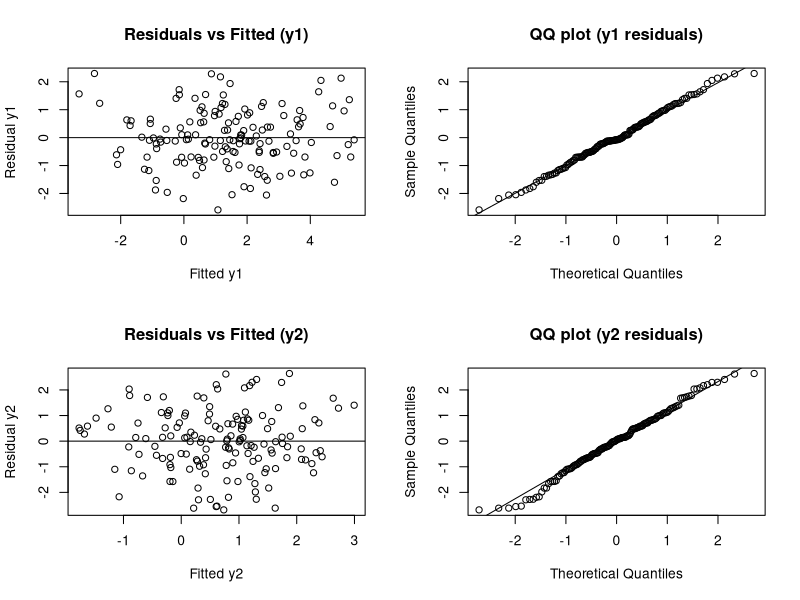

Source code (R):
# Multivariate-response linear regression in R
# Example: two continuous outcomes (y1, y2) regressed on predictors x1, x2
# Shows: fitting, coefficient extraction, residual covariance, joint (MANOVA-style) tests,
# and some basic diagnostics.

set.seed(123)

# -----------------------------
# 1) Simulate correlated outcomes
# -----------------------------
n <- 150

x1 <- rnorm(n)
x2 <- rbinom(n, size = 1, prob = 0.5)     # binary predictor
X  <- cbind(1, x1, x2)

# True coefficient matrix B: (intercept, x1, x2) x (y1, y2)
B <- matrix(c(
  1.0,  0.5,   # intercepts for y1,y2
  2.0, -1.0,   # x1 effects
  0.8,  0.2    # x2 effects
), nrow = 3, byrow = TRUE)

# Correlated errors: Sigma (2x2)
Sigma <- matrix(c(1.0, 0.6,
                  0.6, 1.5), nrow = 2, byrow = TRUE)

# Generate E ~ N(0, Sigma) row-wise
# Use Cholesky: if Z ~ N(0, I), then Z %*% chol(Sigma) has cov Sigma
Z <- matrix(rnorm(n * 2), n, 2)
E <- Z %*% chol(Sigma)

# Generate responses Y = X B + E
Y <- X %*% B + E
colnames(Y) <- c("y1", "y2")

dat <- data.frame(y1 = Y[,1], y2 = Y[,2], x1 = x1, x2 = factor(x2))

# -----------------------------
# 2) Fit multivariate response regression
# -----------------------------
# In base R, fit with lm() using cbind(y1, y2) on the LHS
fit <- lm(cbind(y1, y2) ~ x1 + x2, data = dat)

# Inspect fitted object
summary(fit)          # gives separate univariate summaries for each response
coef(fit)             # coefficient matrix: predictors x responses

# -----------------------------
# 3) Residual covariance estimate (Sigma_hat)
# -----------------------------
# Residuals are n x q matrix
R <- residuals(fit)   # matrix with columns y1,y2
q <- ncol(R)
p <- length(coef(fit)[,1])  # number of regression parameters (incl intercept)

# SSE/SSP (E matrix in MANOVA notation): E = R'R
E_hat <- t(R) %*% R

# Sigma_hat = (1 / (n - p)) * R'R
Sigma_hat <- E_hat / (n - p)

Sigma_hat

# -----------------------------
# 4) Joint hypothesis tests (MANOVA-style)
# -----------------------------
# This tests predictors jointly across the multivariate response vector.
# You can request Wilks, Pillai, Hotelling-Lawley, Roy.
man <- manova(cbind(y1, y2) ~ x1 + x2, data = dat)

summary(man, test = "Wilks")
summary(man, test = "Pillai")
summary(man, test = "Hotelling-Lawley")
summary(man, test = "Roy")

# If you want a single-term multivariate test, use update() or anova()
# Example: test x1 effect (holding x2), then test x2 effect
summary(man, test = "Pillai")  # already gives term-by-term in most cases

# -----------------------------
# 5) Comparing to separate univariate regressions
# -----------------------------
fit_y1 <- lm(y1 ~ x1 + x2, data = dat)
fit_y2 <- lm(y2 ~ x1 + x2, data = dat)

summary(fit_y1)
summary(fit_y2)

# Note: point estimates match the columns of coef(fit),
# but multivariate inference (e.g., Pillai/Wilks) is joint across y1,y2.

# -----------------------------
# 6) Basic diagnostics
# -----------------------------
# Residual plots for each response
par(mfrow = c(2, 2))
plot(fitted(fit)[,1], R[,1], xlab = "Fitted y1", ylab = "Residual y1",
     main = "Residuals vs Fitted (y1)")
abline(h = 0)

qqnorm(R[,1], main = "QQ plot (y1 residuals)"); qqline(R[,1])

plot(fitted(fit)[,2], R[,2], xlab = "Fitted y2", ylab = "Residual y2",
     main = "Residuals vs Fitted (y2)")
abline(h = 0)

qqnorm(R[,2], main = "QQ plot (y2 residuals)"); qqline(R[,2])

par(mfrow = c(1, 1))

# Residual correlation (useful check when you expect correlated outcomes)
cor(R)

# -----------------------------
# 7) Optional: Build H and E matrices explicitly for testing a single predictor
# -----------------------------
# For intuition: H (hypothesis SSP) for testing x1 (1 df) can be computed by
# comparing reduced vs full models.

fit_full <- lm(cbind(y1, y2) ~ x1 + x2, data = dat)
fit_red  <- lm(cbind(y1, y2) ~ x2, data = dat)   # remove x1

E_full <- t(residuals(fit_full)) %*% residuals(fit_full)
E_red  <- t(residuals(fit_red))  %*% residuals(fit_red)

H_x1 <- E_red - E_full     # for nested models, H = E_reduced - E_full
E_x1 <- E_full

H_x1
E_x1

# From H and E you can compute eigenvalues of solve(E) %*% H, then stats.
eig <- eigen(solve(E_x1, H_x1), only.values = TRUE)$values
eig <- Re(eig)             # numerical noise can introduce tiny imaginary parts
eig
